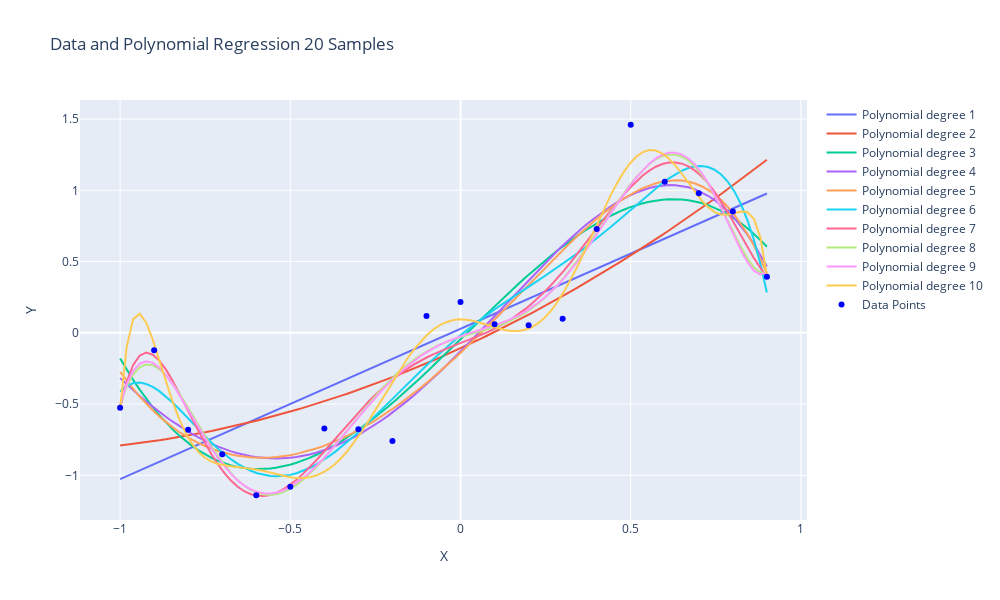

Notebook code cell kept with this figure:
### Code cell
# sin noisy 20 sample
print("sin noisy 20 sample")
df = pd.read_csv("data/sin experiment/sin_noisy_20sample.csv")

w_list = []
for degree in range(1, MAX_DEGREE+1):
    w = np.polyfit(df["x"], df["noisy_y"], degree)
    w_list.append(w)
    RMSE = CalculateMSE_poly(df["x"], df["noisy_y"], w)**(1/2)
    print(f'Degree = {degree} | RMSE = {RMSE:.4f}')
model_plot(df["x"],df["noisy_y"],w_list)
